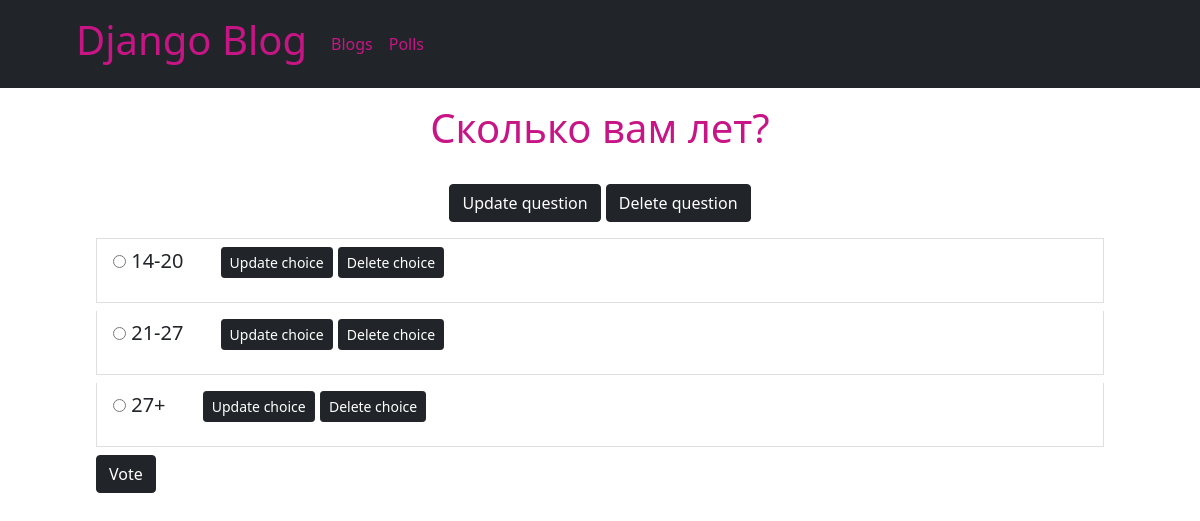
The app's page /polls/2/ with its own data.
### polls/models.py (models this page shows, shortened)
class Question(models.Model):
    question_text = models.CharField(max_length=500)
    publication_date = models.DateTimeField('date published')

class Choice(models.Model):
    question = models.ForeignKey(Question, on_delete=models.CASCADE)
    choice_text = models.CharField(max_length=200)
    votes = models.IntegerField(default=0)

### polls/views.py (the view)
# urls.py: path('<int:pk>/', views.DetailView.as_view(), name='detail'),
class DetailView(generic.DetailView):
    model = Question
    template_name = 'polls/detail.html'

### polls/templates/polls/detail.html (shortened to what this page needs)
{% extends "polls/base_template.html" %}
{% block content %}
<h1>
    <p align="center" style="color:#C71585" class="p-3">{{ question.question_text }}</h1>
<h5 class="px-5" style="color:#C71585">
    <form class="px-5" action="{% url 'polls:vote' question.id %}" method="post">
        <p align="center"><a class="btn btn-primary btn-dark"
                             onclick="document.location='../../polls/{{ question.id }}/question_update'">Update
            question</a>
            <a class="btn btn-primary btn-dark "
               onclick="document.location='../../polls/{{ question.id }}/question_delete'">Delete question</a></p>
        {% for choice in question.choice_set.all %}
        <h5 class="list-group-item"><input type="radio" name="choice" id="choice{{ forloop.counter }}"
                                           value="{{ choice.id }}">
            <label for="choice{{ forloop.counter }}">{{ choice.choice_text }}</label> <i class="px-3"></i>
            <a class="btn btn-primary btn-sm btn-dark "
               onclick="document.location='../../polls/{{ choice.id }}/update_choice'">Update choice</a>
            <a class="btn btn-primary btn-sm btn-dark"
               onclick="document.location='../../polls/{{ choice.id }}/delete_choice'">Delete choice</a></p>    </h5>
        {% endfor %}
        <input class="btn btn-primary btn-dark" type="submit" value="Vote">
    </form>
</h5>
{% endblock %}

### records on screen
Question: question_text "Сколько вам лет?"
Choice: choice_text "14-20"
Choice: choice_text "21-27"
Choice: choice_text "27+"
